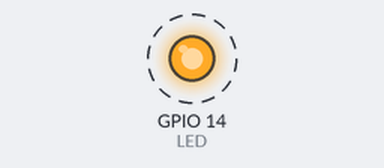
This sketch was run on a simulated ESP32. On the bench: output pins drawn as LEDs (lit = HIGH). Dashed ring = blinking. What the sketch prints to the serial monitor is not drawn.

Above: at 0.1 s.
Timing chart, 0 to 3.0 s (numbered marks = the images above):
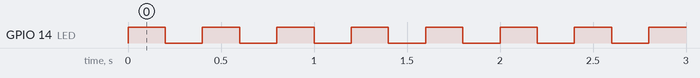

The sketch:

task_1.ino
```cpp
/***************************************************************
 *  Exemplos para criação de tasks
 *  Esse exemplo exibe como criar tarefas no FreeRTOS
 *  Por: Fábio Souza
***************************************************************/
#define LED_VERMELHO 14   // Pino do LED Vermelho
#define LED_VERDE 13      // Pino do LED Verde
#define LED_AZUL 12       // Pino do LED Azul
#define BOTAO_1 7         // Pino do Botão 1
#define BOTAO_2 6         // Pino do Botão 2
#define BOTAO_3 5         // Pino do Botão 3
#define BOTAO_4 4         // Pino do Botão 4
#define BOTAO_5 3         // Pino do Botão 5
#define BOTAO_6 2         // Pino do Botão 6
#define BUZZER  17        // Pino Do Buzzer


/*Bibliotecas FreeRTOS */
#include "freertos/FreeRTOS.h"
#include "freertos/task.h"

/*mapeamento de pinos*/
#define LED LED_VERMELHO

/* Variáveis para armazenamento do handle das tasks*/
TaskHandle_t taks1Handle = NULL;
TaskHandle_t taks2Handle = NULL;

/*protítipos das Tasks*/
void vTask1(void *pvParameters);
void vTask2(void *pvParameters);

/*função setup*/
void setup() {
  Serial.begin(9600); //configura comunicação serial com baudrate de 9600
  /*criação das tasks*/
  xTaskCreate(vTask1,"TASK1",configMINIMAL_STACK_SIZE,NULL,1,&taks1Handle);
  xTaskCreate(vTask2,"TASK2",configMINIMAL_STACK_SIZE+1024,NULL,2,&taks1Handle);
}

/*função loop*/
void loop() {
  Serial.println("Mensagem do loop: ");
  vTaskDelay(3000); //libera a CPU por 3 seg
}

/*
vTask1
inverte LED em intervalos de 200 ms
*/
void vTask1(void *pvParameters)
{
    pinMode(LED,OUTPUT);

    while (1)
    {
      digitalWrite(LED,!digitalRead(LED));
      vTaskDelay(pdMS_TO_TICKS(200));
    }
}

/*
vTask2
imprime valor de contagem a cada 1 seg
*/
void vTask2(void *pvParameters)
{
  int cont = 0;

  while (1)
  {
    Serial.println("Task 2: " + String(cont++));
    vTaskDelay(pdMS_TO_TICKS(1000));
  }
}
```

Measured:
- by itself, GPIO 14 (LED): alternates HIGH for 0.20 s and LOW for 0.20 s
